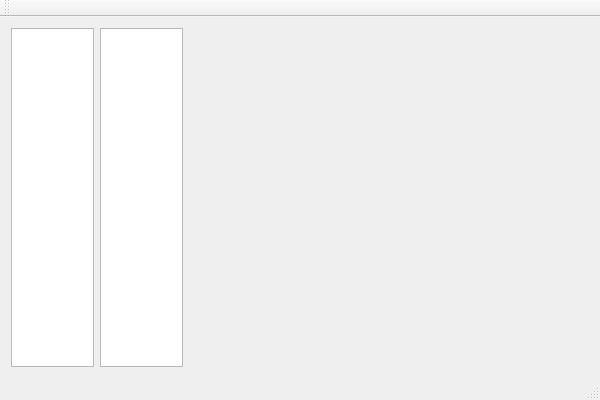
<?xml version="1.0" encoding="UTF-8"?>
<ui version="4.0">
 <class>ProxyClass</class>
 <widget class="QMainWindow" name="ProxyClass">
  <property name="geometry">
   <rect>
    <x>0</x>
    <y>0</y>
    <width>600</width>
    <height>400</height>
   </rect>
  </property>
  <property name="windowTitle">
   <string>PACS</string>
  </property>
  <widget class="QWidget" name="centralWidget">
   <layout class="QVBoxLayout" name="verticalLayout_2">
    <item>
     <layout class="QVBoxLayout" name="verticalLayout">
      <item>
       <layout class="QHBoxLayout" name="horizontalLayout">
        <item>
         <widget class="QListWidget" name="patientsList">
          <property name="maximumSize">
           <size>
            <width>250</width>
            <height>16777215</height>
           </size>
          </property>
          <property name="font">
           <font>
            <pointsize>14</pointsize>
           </font>
          </property>
         </widget>
        </item>
        <item>
         <widget class="QListWidget" name="examsList">
          <property name="maximumSize">
           <size>
            <width>250</width>
            <height>16777215</height>
           </size>
          </property>
          <property name="font">
           <font>
            <pointsize>14</pointsize>
           </font>
          </property>
         </widget>
        </item>
        <item>
         <widget class="QLabel" name="photo">
          <property name="minimumSize">
           <size>
            <width>400</width>
            <height>0</height>
           </size>
          </property>
          <property name="text">
           <string/>
          </property>
          <property name="alignment">
           <set>Qt::AlignCenter</set>
          </property>
         </widget>
        </item>
       </layout>
      </item>
     </layout>
    </item>
   </layout>
  </widget>
  <widget class="QMenuBar" name="menuBar">
   <property name="geometry">
    <rect>
     <x>0</x>
     <y>0</y>
     <width>600</width>
     <height>21</height>
    </rect>
   </property>
  </widget>
  <widget class="QToolBar" name="mainToolBar">
   <attribute name="toolBarArea">
    <enum>TopToolBarArea</enum>
   </attribute>
   <attribute name="toolBarBreak">
    <bool>false</bool>
   </attribute>
  </widget>
  <widget class="QStatusBar" name="statusBar"/>
 </widget>
 <layoutdefault spacing="6" margin="11"/>
 <resources/>
 <connections/>
</ui>
